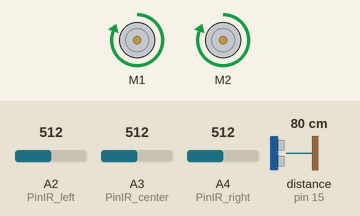
The sketch below on a simulated Arduino Uno, built with avr-gcc and run on an emulated ATmega328P. Parts: 2 × DC motor (green arrow = forward, orange = backward, longer = faster). Inputs (shaded band) come from the test bench; at power-on: distance to the obstacle (sensor on pin 15) 80 cm, A2 (PinIR_left) = 512, A3 (PinIR_center) = 512, A4 (PinIR_right) = 512. The echo pulse lasts 58.3 µs per cm.

Above: at 1.2 s.
1.3 s: distance to the obstacle (sensor on pin 15) set to 12 cm
2.8 s: distance to the obstacle (sensor on pin 15) set to 9 cm
At 3.4 s:
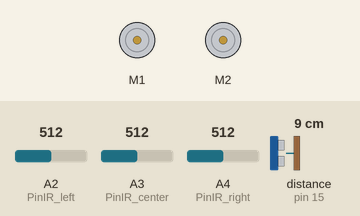
4.3 s: distance to the obstacle (sensor on pin 15) set to 18 cm
At 4.6 s:
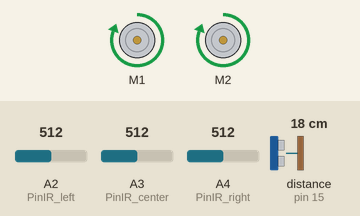
5.8 s: distance to the obstacle (sensor on pin 15) set to 2 cm
At 6.9 s:
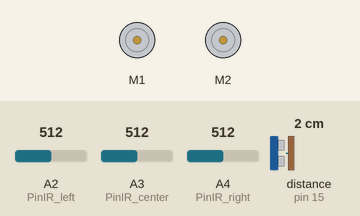
Timing chart, 0 to 8.3 s (numbered marks = the images above; inputs shaded):
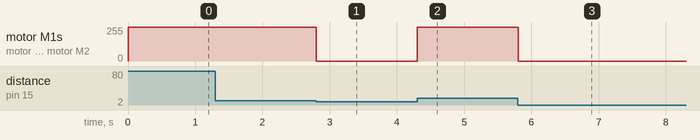

Measured:
- the behaviour switches between 11 and 10 cm on distance to the obstacle (sensor on pin 15) (found by bisection; images 0 and 1)
- after the input at 1.3 s, every drawn part: stays the same
- after the input at 2.8 s, motor M1, motor M2: forward 255/255 → stopped at once
- after the input at 4.3 s, motor M1, motor M2: stopped → forward 255/255 at once
- after the input at 5.8 s, motor M1, motor M2: forward 255/255 → stopped at once

The sketch:

ShortTrack.ino
```cpp
// (licence header left out)
#include <AFMotor.h> // Подключаем библиотеку для работы с Adafruit motor shield
#include <Ultrasonic.h> // Подключаем библиотеку для работы с HC-SR04

// Инициализация ультразвукового дальномера
Ultrasonic sonar(14, 15); // назначаем выходы для Trig (14 пин - A0) и Echo (15 пин - A1)

// Инициализация моторов
AF_DCMotor M1(1); // Левый мотор
AF_DCMotor M2(2); // Правый мотор

// Блок переменных
int dist; // Дистанция, замеренная УЗ-дальномером
int IR_left, IR_center, IR_right; // Показания ИК-датчиков
byte PinIR_left = 2; // Пин подключения ИК-датчика - A2
byte PinIR_center = 3; // Пин подключения ИК-датчика - A3
byte PinIR_right = 4; // Пин подключения ИК-датчика - A4

// Блок констант
const int DIST = 10; // Минимальная дистанция до другого робота
const int BLACK = 500; // Значение чёрного цвета
const int WHITE = 300; // Значение белого цвета

void setup() {
	M1.setSpeed(255);
	M1.run(RELEASE);
	M2.setSpeed(255);
	M2.run(RELEASE);
}

void loop() {
	SensorRead();

	if (dist > DIST) {
		if (IR_left > BLACK && IR_center > BLACK && IR_right > BLACK) {
			Forward(255);
		}
		else if (IR_left < WHITE && IR_center < WHITE && IR_right < WHITE) {
			Forward(255);
		}
		else if (IR_left < WHITE && IR_center > BLACK && IR_right < WHITE) {
			Forward(255);
		}
		else if (IR_left > BLACK && IR_center < WHITE && IR_right < WHITE) {
			Left_Stop(125);
		}
		else if (IR_left < WHITE && IR_center < WHITE && IR_right > BLACK) {
			Right_Stop(125);
		}
	}
	else {
		M_Stop();
	}
}

// Считывание значений датчиков
void SensorRead() {
	dist = sonar.distanceRead(); // Получение дистанции в см с УЗ-дальномера

	IR_left = analogRead(PinIR_left); // Получение значения левого ИК-датчика
	IR_right = analogRead(PinIR_right); // Получение значения правого ИК-датчика
	IR_center = analogRead(PinIR_center); // Получение значения центрального ИК-датчика
}

// Остановка двигателей
void M_Stop() {
	// СТОП!
	M1.run(RELEASE);
	M2.run(RELEASE);
}

// Движение вперёд. speed - значение скорости (0 .. 255)
void Forward(byte speed) {
	// ВПЕРЁД!
	M1.run(FORWARD);
	M2.run(FORWARD);
	M1.setSpeed(speed);
	M2.setSpeed(speed);
}

// Движение назад. speed - значение скорости (0 .. 255)
void Backward(byte speed) {
	// НАЗАД!
	M1.run(BACKWARD);
	M2.run(BACKWARD);
	M1.setSpeed(speed);
	M2.setSpeed(speed);
}

// Поворот НАЛЕВО с блокировкой левого колеса. speed - значение скорости (0 .. 255)
void Left_Stop(byte speed) {
	// НАЛЕВО!
	M1.run(RELEASE);
	M2.run(FORWARD);
	M2.setSpeed(speed);
}

// Поворот НАПРАВО с блокировкой правого колеса. speed - значение скорости (0 .. 255)
void Right_Stop(byte speed) {
	// НАПРАВО!
	M1.run(FORWARD);
	M2.run(RELEASE);
	M2.setSpeed(speed);
}
```
